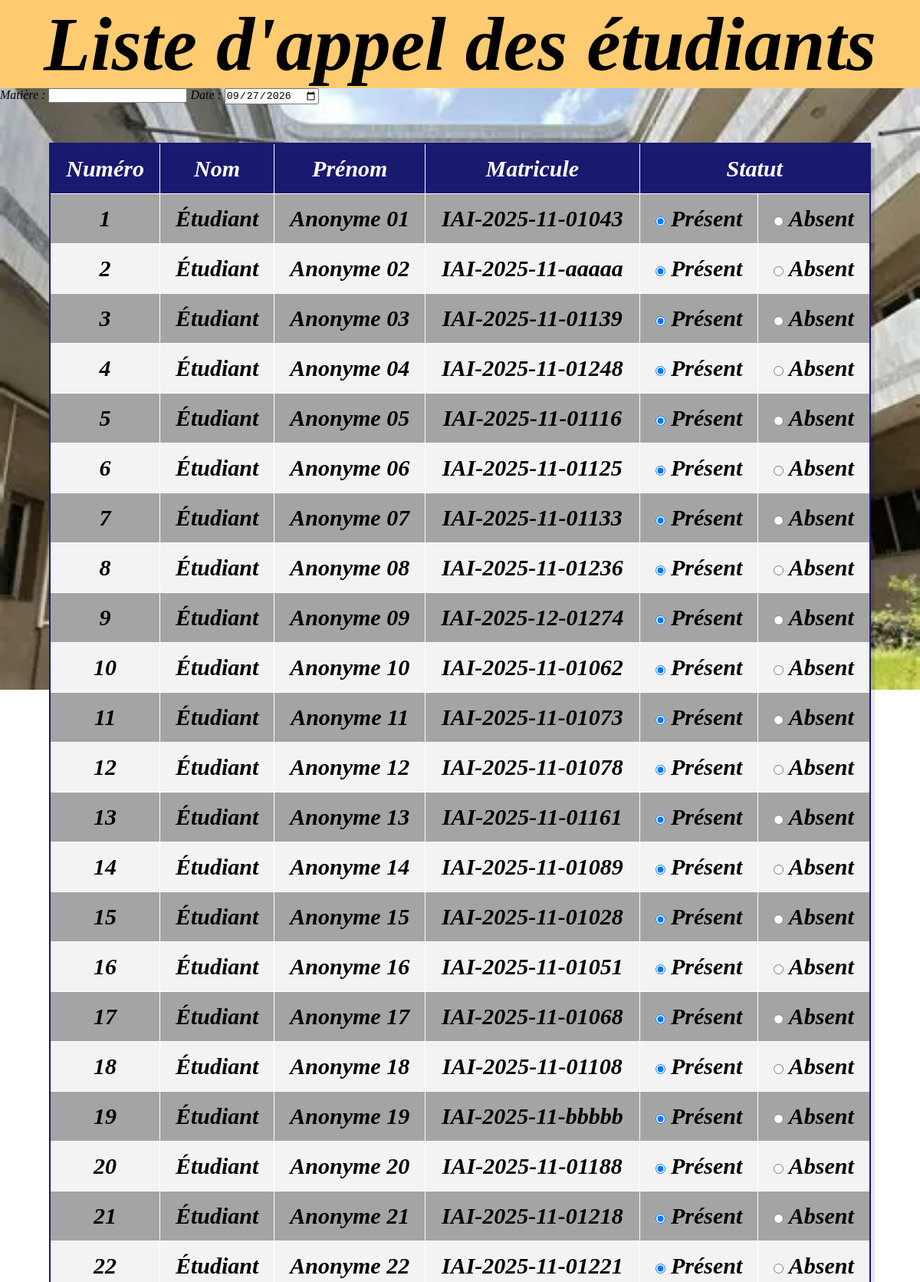
The page /controle (upper part) on the database its author committed.
### tables this page shows
CREATE TABLE etudiant(
            id INTEGER PRIMARY KEY AUTOINCREMENT,
            nom TEXT,
            prenom TEXT,
            matricule VARCHAR(17) UNIQUE);

### app.py (the view, shortened to what this page needs)
@app.route('/controle', methods=['GET', 'POST'])
def controle():
    conn = get_db_connection()
    try:
        etudiants = conn.execute('SELECT * FROM etudiant ORDER BY nom, prenom').fetchall()
        return render_template(
            'controle.html',
            etudiants=etudiants,
            date_du_jour=date.today().isoformat(),
        )
    finally:
        conn.close()

### app.py (called while the page is built)
def get_db_connection():
    conn = sqlite3.connect(DATABASE_PATH)
    conn.row_factory = sqlite3.Row
    return conn

### templates/controle.html (shortened to what this page needs)
<!DOCTYPE html>
<html lang="fr">
<head>
    <link rel="stylesheet" href="{{ url_for('static', filename='CSS/controle.css') }}">
</head>
    <body>
        <header>
            <h1>Liste d'appel des étudiants</h1>
        </header>
        <form method="POST">
            <label for="matiere">Matière :</label>
            <input type="text" id="matiere" name="matiere" value="{{ matiere or '' }}" required>
            <label for="date_seance">Date :</label>
            <input type="date" id="date_seance" name="date_seance" value="{{ date_seance or date_du_jour }}" required>
            <table>
                <thead>
                    <th>Numéro</th>
                    <th>Nom</th>
                    <th>Prénom</th>
                    <th>Matricule</th>
                    <th colspan="2">Statut</th>
                </thead>
                <tbody>
                    {% for etudiant in etudiants %}
                    <tr>
                        <td>{{ loop.index }}</td>
                        <td>{{ etudiant['nom'] }}</td>
                        <td>{{ etudiant['prenom'] }}</td>
                        <td>{{ etudiant['matricule'] }}</td>
                        <td>
                            <input type="radio" id="present_{{ etudiant['id'] }}" name="statut_{{ etudiant['id'] }}" value="present" checked>
                            <label for="present_{{ etudiant['id'] }}">Présent</label>
                        </td>
                        <td>
                            <input type="radio" id="absent_{{ etudiant['id'] }}" name="statut_{{ etudiant['id'] }}" value="absent">
                            <label for="absent_{{ etudiant['id'] }}">Absent</label>
                        </td>
                    </tr>
                    {% endfor %}
                </tbody>
            </table>
        </form>
    </body>
</html>

### static/CSS/controle.css (style rules this page uses)
* { padding: 0; margin: 0; }
body { font-style: italic; background-image: url(../img/OIP\ \(2\).webp); background-attachment: fixed; background-repeat: no-repeat; background-size: 100%; justify-content: center; }
header { margin: 0; background-color: hsl(38, 100%, 72%); position: sticky; top: 0; z-index: 1000; }
h1 { font-family: cursive; font-size: 100px; text-align: center; }
table { border-collapse: collapse; min-width: 400px; width: auto; box-shadow: 0 5px 50px rgba-(0, 0, 0, 0.15); cursor: pointer; border: 2px solid midnightblue; text-align: center; margin-left: auto; margin-right: auto; margin-top: 50px; margin-bottom: 50px; box-shadow: 5px 7px rgba(0, 0, 0, 0.1); }
thead { background-color: midnightblue; color: white; text-align: left; }
th, td { text-align: center; padding: 15px 20px; font-family: 'Times New Roman', Times, serif; font-size: 30px; font-weight: bold; }
tbody, tr, th, td { border: 1px solid white; }
tbody tr:nth-child(even) { background-color: #f3f3f3; }
tbody tr:nth-child(odd) { background-color: rgb(164, 164, 164); }

### rows shown on the page
etudiant: nom "Étudiant", prenom "Anonyme 01", matricule "IAI-2025-11-01043"
etudiant: nom "Étudiant", prenom "Anonyme 02", matricule "IAI-2025-11-aaaaa"
etudiant: nom "Étudiant", prenom "Anonyme 03", matricule "IAI-2025-11-01139"
etudiant: nom "Étudiant", prenom "Anonyme 04", matricule "IAI-2025-11-01248"
etudiant: nom "Étudiant", prenom "Anonyme 05", matricule "IAI-2025-11-01116"
etudiant: nom "Étudiant", prenom "Anonyme 06", matricule "IAI-2025-11-01125"
etudiant: nom "Étudiant", prenom "Anonyme 07", matricule "IAI-2025-11-01133"
etudiant: nom "Étudiant", prenom "Anonyme 08", matricule "IAI-2025-11-01236"
etudiant: nom "Étudiant", prenom "Anonyme 09", matricule "IAI-2025-12-01274"
etudiant: nom "Étudiant", prenom "Anonyme 10", matricule "IAI-2025-11-01062"
etudiant: nom "Étudiant", prenom "Anonyme 11", matricule "IAI-2025-11-01073"
etudiant: nom "Étudiant", prenom "Anonyme 12", matricule "IAI-2025-11-01078"
etudiant: nom "Étudiant", prenom "Anonyme 13", matricule "IAI-2025-11-01161"
etudiant: nom "Étudiant", prenom "Anonyme 14", matricule "IAI-2025-11-01089"
etudiant: nom "Étudiant", prenom "Anonyme 15", matricule "IAI-2025-11-01028"
etudiant: nom "Étudiant", prenom "Anonyme 16", matricule "IAI-2025-11-01051"
etudiant: nom "Étudiant", prenom "Anonyme 17", matricule "IAI-2025-11-01068"
etudiant: nom "Étudiant", prenom "Anonyme 18", matricule "IAI-2025-11-01108"
etudiant: nom "Étudiant", prenom "Anonyme 19", matricule "IAI-2025-11-bbbbb"
etudiant: nom "Étudiant", prenom "Anonyme 20", matricule "IAI-2025-11-01188"
etudiant: nom "Étudiant", prenom "Anonyme 21", matricule "IAI-2025-11-01218"
etudiant: nom "Étudiant", prenom "Anonyme 22", matricule "IAI-2025-11-01221"
